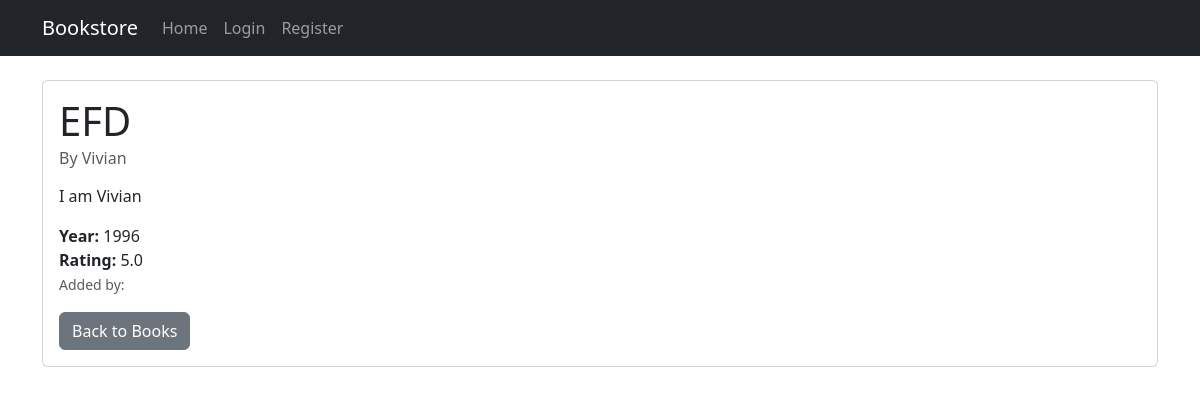
/books/book/2/, run on the app's committed database.
### books/models.py (models this page shows, shortened)
class Book(models.Model):
    title = models.CharField(max_length=200)
    author = models.CharField(max_length=200)
    year = models.IntegerField()
    rating = models.DecimalField(max_digits=3, decimal_places=1)
    description = models.TextField()
    created_at = models.DateTimeField(auto_now_add=True)
    user = models.ForeignKey(
        User,
        on_delete=models.CASCADE,
        null=True,  # Allow null temporarily
        blank=True  # Allow blank temporarily
    )
    class Meta:
        ordering = ['-created_at']

### books/views.py (the view)
# urls.py: path('book/<int:book_id>/', views.book_detail, name='book_detail'),
def book_detail(request, book_id):
    book = get_object_or_404(Book, id=book_id)
    return render(request, "book_detail.html", {"book": book})

### books/templates/book_detail.html (shortened to what this page needs)
{% extends "base.html" %} {% block body %}
<div class="container mt-4">
  <div class="card">
    <div class="card-body">
      <h1 class="card-title">{{ book.title }}</h1>
      <h6 class="card-subtitle mb-3 text-muted">By {{ book.author }}</h6>
      <p class="card-text">{{ book.description }}</p>
      <div class="mb-3">
        <strong>Year:</strong> {{ book.year }}<br />
        <strong>Rating:</strong> {{ book.rating }}<br />
        <small class="text-muted">Added by: {{ book.user.username }}</small>
      </div>
      <div class="btn-group">
        <a href="{% url 'books:index' %}" class="btn btn-secondary"
          >Back to Books</a
        >
      </div>
    </div>
  </div>
</div>
{% endblock %}

### data on the page
Book: title "EFD", author "Vivian", description "I am Vivian", year "1996", rating "5.0"
